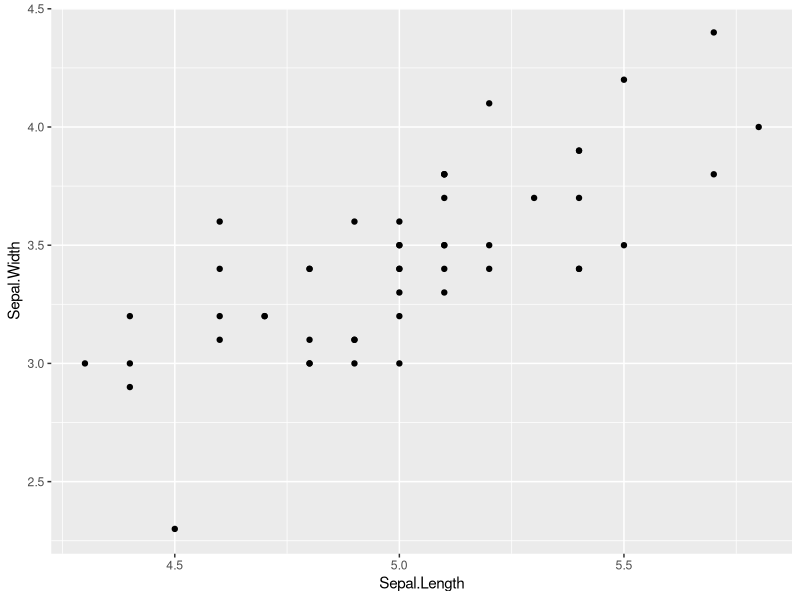
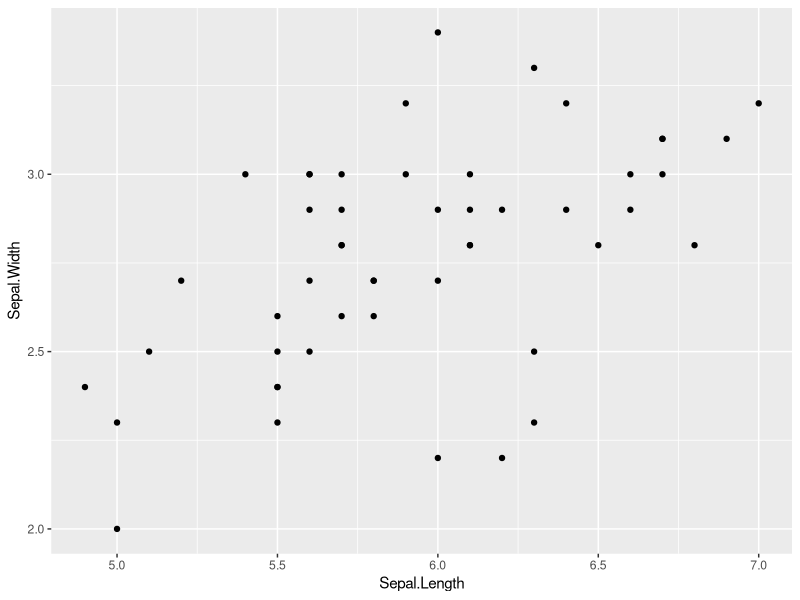
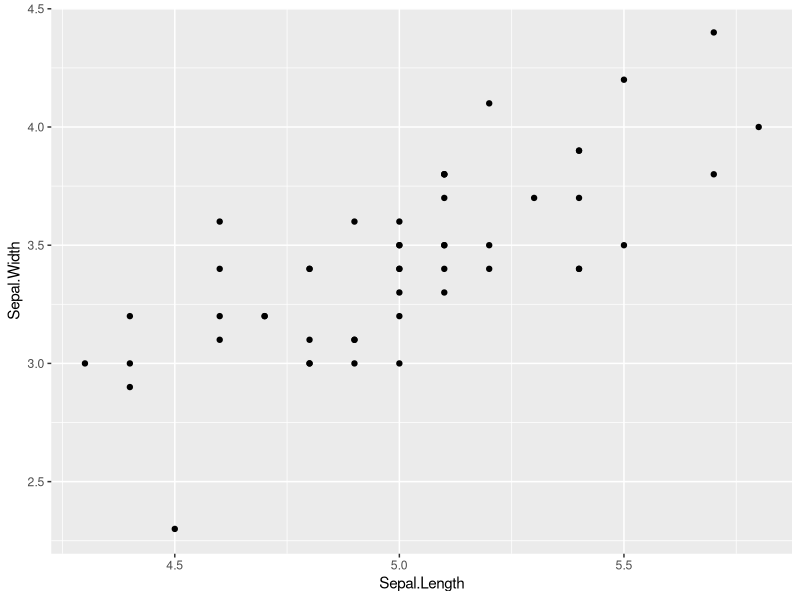
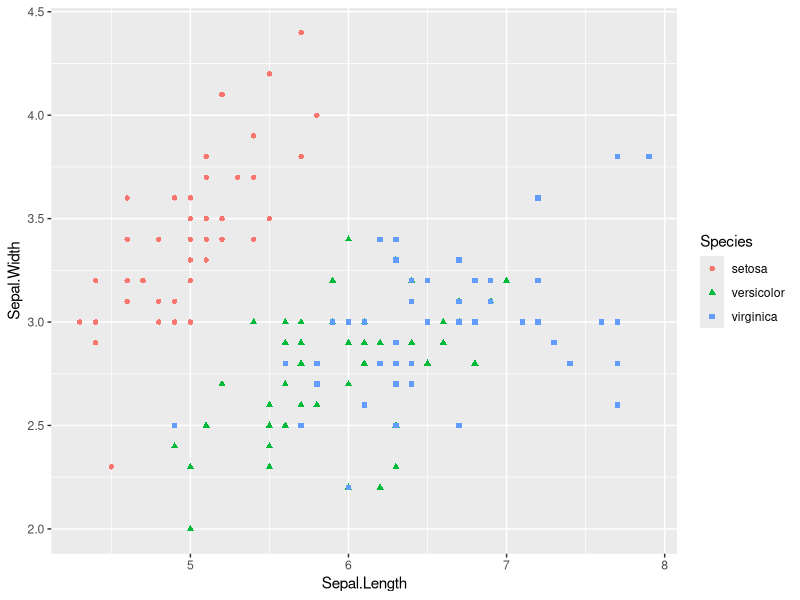
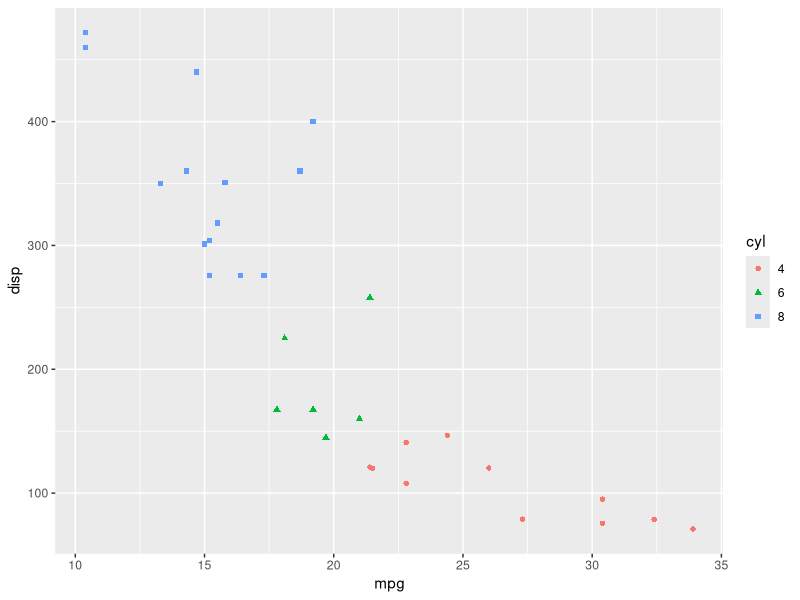

R code for these plots, in order:
## ---- chunk 1
knitr::opts_chunk$set(echo = TRUE)
## ---- chunk 2
library(tidyverse)
## ---- chunk 3
x <- -(1:10)
x
mean(x)
mean(abs(x))
## ---- chunk 4
as_tibble(iris)
levels(iris$Species)
## ---- chunk 5
iris %>%
  filter(Species == 'setosa') %>% # Hard-code the species you'd like to plot data for here
  select(-Species, Sepal.Length, Sepal.Width) %>%
  ggplot(aes(Sepal.Length, Sepal.Width)) + 
  geom_point()
## ---- chunk 6
iris %>%
  filter(Species == 'versicolor') %>% # Hard-code the species you'd like to plot data for here
  select(-Species, Sepal.Length, Sepal.Width) %>%
  ggplot(aes(Sepal.Length, Sepal.Width)) + 
  geom_point()
## ---- chunk 7
plot_iris_data <- function(data, species) {
 data %>%
  filter(Species == species) %>% # Variable "species" represents any of the iris plants
  select(-Species, Sepal.Length, Sepal.Width) %>%
  ggplot(aes(Sepal.Length, Sepal.Width)) + 
  geom_point() 
}
## ---- chunk 8
plot_iris_data(data = iris, species = 'setosa')
## ---- chunk 9
for (i in levels(iris$Species)) {
  plot_iris_data(data = iris, species = i)
}
## ---- chunk 10
for (i in levels(iris$Species)) {
  iris %>%
  filter(Species == i) %>%
  select(-Species, Sepal.Length, Sepal.Width) %>%
  ggplot(aes(Sepal.Length, Sepal.Width)) + 
  geom_point()
}
## ---- chunk 11
plot_any_data <- function(data, x, y, category) {
  data %>%
    select(all_of(c(x, y, category))) %>% # all_of() ensures that dplyr understands that character vectors x, y and category refer to column names
    rename(x = all_of(x), y = all_of(y), category = all_of(category)) %>%
    mutate(category = factor(category)) %>% # We want category to be a factor so that the colour and shape aesthetics below work properly.
    ggplot(aes(x, y, colour = category, shape = category)) + 
    geom_point() + 
    xlab(x) + 
    ylab(y) + 
    labs(
      colour = category,
      shape = category
    )
}
## ---- chunk 12
plot_any_data(data = iris, x = 'Sepal.Length', y = 'Sepal.Width', category = 'Species')
## ---- chunk 13
as_tibble(mtcars)

plot_any_data(data = mtcars, x = 'mpg', y = 'disp', category = 'cyl')
## ---- chunk 14
# Define a useless func_outer() for the sake of the example
func_outer <- function(x) {
  x <- x ^ 2
  mean(x)
}

# Try the function with a numeric vector
x <- iris$Sepal.Length
func_outer(x)

# Now, let's assume our data have NA values
x[1:10] <- NA
func_outer(x)
## ---- chunk 15
# Add "..." as an argument of func_outer()
func_outer <- function(x, ...) {
  x <- x ^ 2
  mean(x, ...) # Also type "..." here
}

x <- iris$Sepal.Length
x[1:10] <- NA
func_outer(x, na.rm = TRUE)
## ---- chunk 16
vec <- iris$Sepal.Length
## ---- chunk 17
vec <- iris$Sepal.Length
